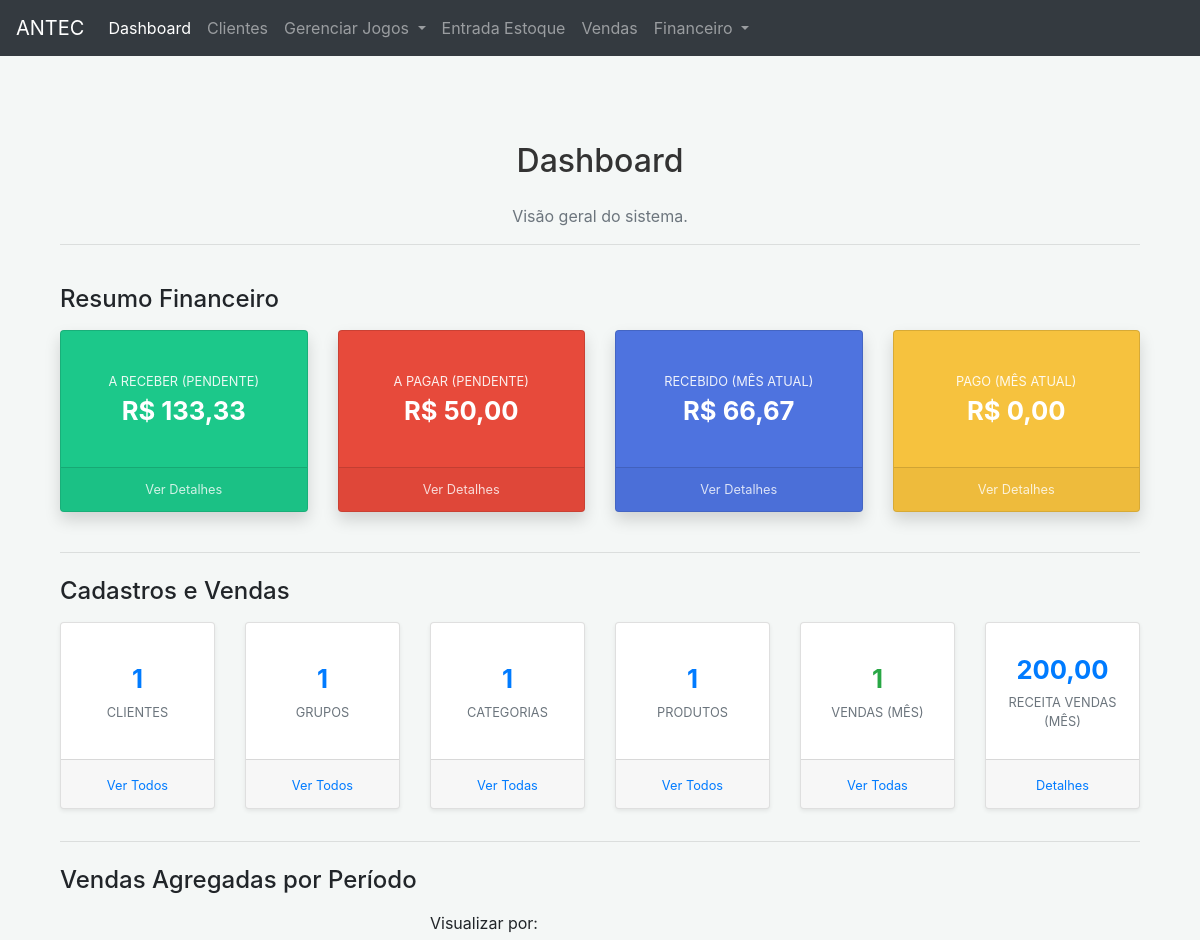
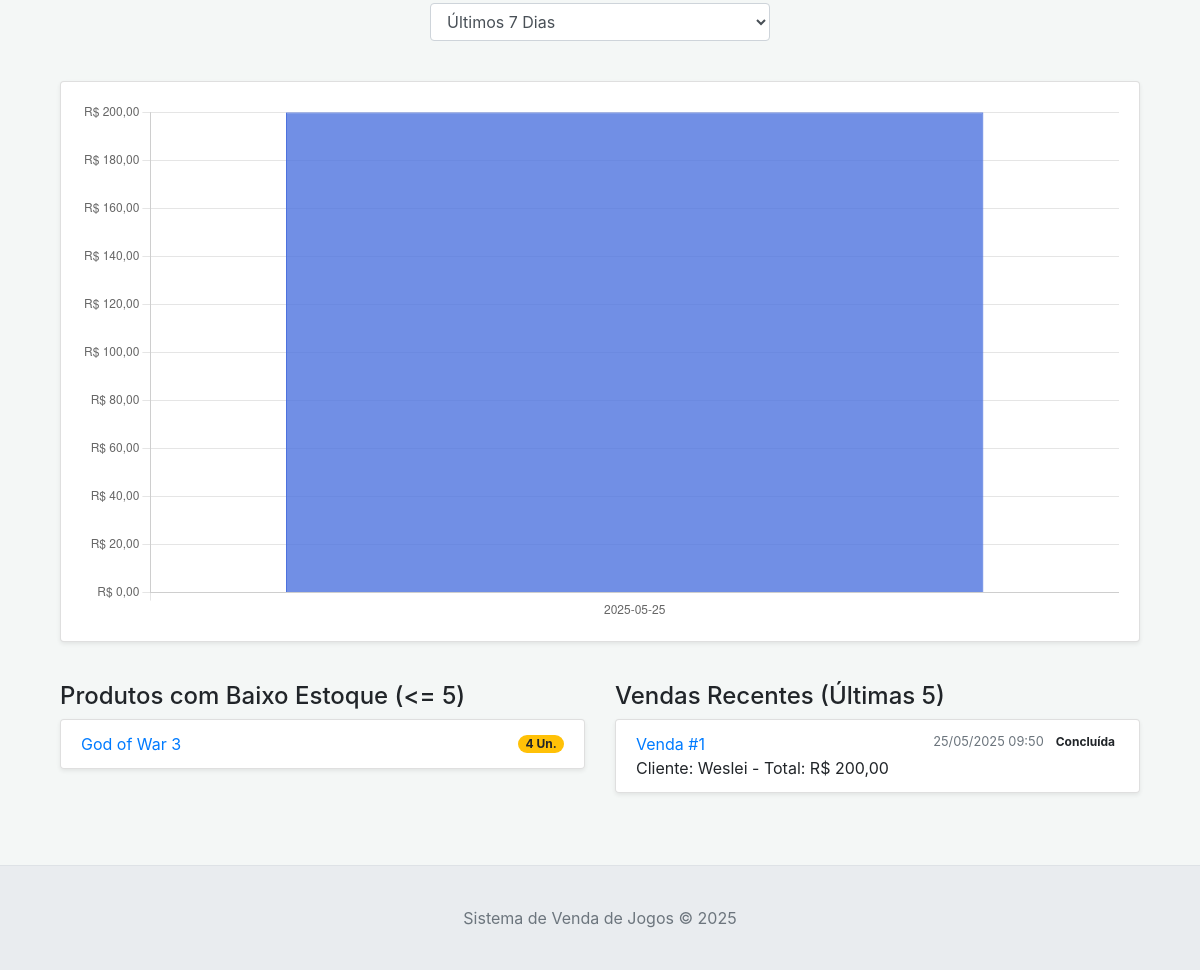
The app's page /, older data (2 pictures, top to bottom).
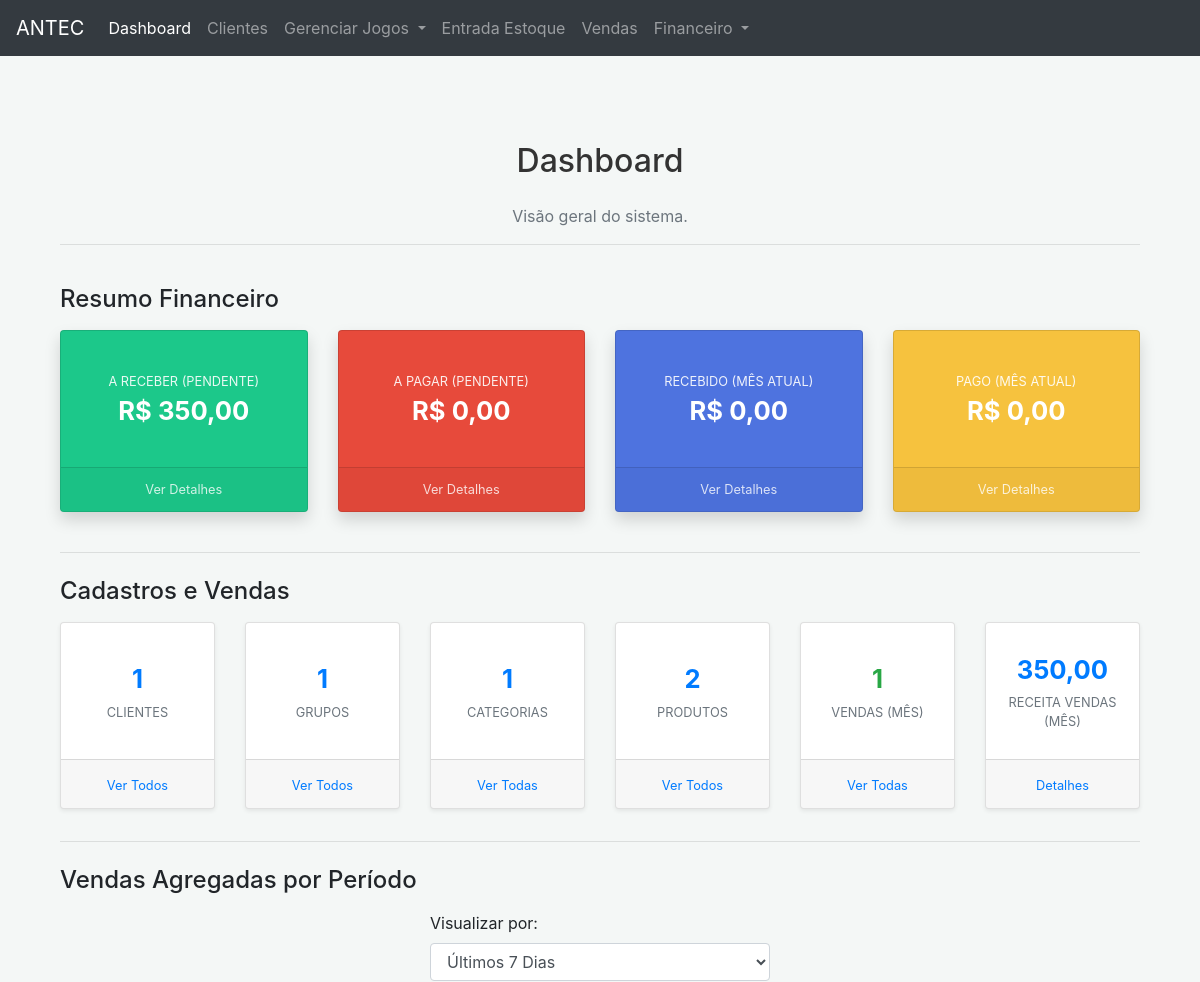
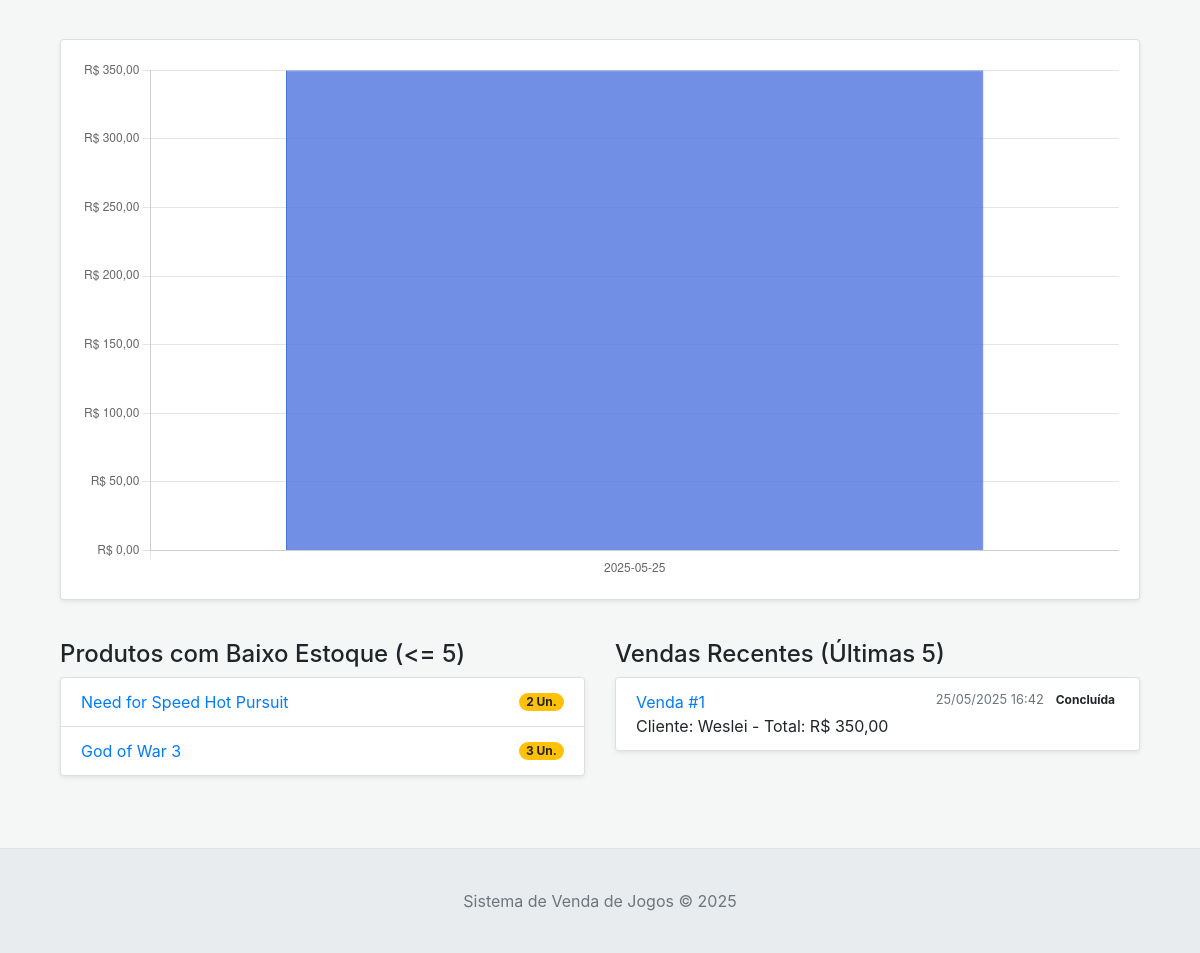
The same page, newer data (2 pictures, top to bottom).
### tables this page shows
CREATE TABLE produtos (
                id INTEGER PRIMARY KEY AUTOINCREMENT,
                nome TEXT NOT NULL UNIQUE,
                descricao TEXT,
                preco_venda REAL NOT NULL,
                quantidade_estoque INTEGER DEFAULT 0,
                unidade_medida TEXT,
                categoria_id INTEGER,
                data_cadastro DATETIME DEFAULT CURRENT_TIMESTAMP,
                FOREIGN KEY (categoria_id) REFERENCES categorias (id) ON DELETE SET NULL
            );

CREATE TABLE vendas (
                id INTEGER PRIMARY KEY AUTOINCREMENT,
                cliente_id INTEGER,
                data_venda DATETIME DEFAULT CURRENT_TIMESTAMP,
                valor_total REAL NOT NULL,
                status TEXT DEFAULT 'Rascunho',
                observacao TEXT,
                forma_pagamento TEXT,
                numero_parcelas INTEGER DEFAULT 1,
                periodo_pagamento_parcelas TEXT,
                FOREIGN KEY (cliente_id) REFERENCES clientes (id) ON DELETE SET NULL
            );

CREATE TABLE clientes (
                id INTEGER PRIMARY KEY AUTOINCREMENT,
                nome TEXT NOT NULL,
                email TEXT,
                telefone TEXT,
                endereco_rua TEXT,
                endereco_numero TEXT,
                endereco_bairro TEXT,
                endereco_cidade TEXT,
                endereco_uf TEXT,
                endereco_cep TEXT,
                data_cadastro DATETIME DEFAULT CURRENT_TIMESTAMP
            );

### app.py (the view)
@app.route('/')
def dashboard():
    try:
        stats = db_manager.get_dashboard_stats()
        stats['a_receber_total'] = Decimal(stats.get('a_receber_total') if stats.get('a_receber_total') is not None else 0.0)
        vendas_last_7_days = db_manager.get_vendas_last_7_days()
        stats['a_pagar_total'] = Decimal(stats.get('a_pagar_total') if stats.get('a_pagar_total') is not None else 0.0)
        stats['recebido_mes_atual'] = Decimal(stats.get('recebido_mes_atual') if stats.get('recebido_mes_atual') is not None else 0.0)
        stats['pago_mes_atual'] = Decimal(stats.get('pago_mes_atual') if stats.get('pago_mes_atual') is not None else 0.0)
        stats['valor_total_vendas_mes_atual'] = Decimal(stats.get('valor_total_vendas_mes_atual') if stats.get('valor_total_vendas_mes_atual') is not None else 0.0)
    except Exception as e:
        flash(f"Erro ao carregar estatísticas do dashboard: {e}", "danger")
        stats = {
            'total_clientes': 0, 'total_grupos': 0, 'total_categorias': 0, 'total_produtos': 0,
            'total_vendas_mes_atual': 0, 'valor_total_vendas_mes_atual': Decimal('0.00'),
            'a_receber_total': Decimal('0.00'), 'a_pagar_total': Decimal('0.00'),
            'recebido_mes_atual': Decimal('0.00'), 'pago_mes_atual': Decimal('0.00'),
            'produtos_baixo_estoque': [], 'vendas_recentes': []
        }
        vendas_last_7_days = [] # Garante que a variável existe mesmo em caso de erro
    return render_template('dashboard.html', stats=stats, vendas_data=json.dumps([dict(row) for row in vendas_last_7_days]))

### app.py (called while the page is built)
def format_datetime_for_display(dt_str):
    if not dt_str: return "N/A"
    try:
        if isinstance(dt_str, (datetime.datetime, datetime.date)):
            return dt_str.strftime('%d/%m/%Y %H:%M') if isinstance(dt_str, datetime.datetime) else dt_str.strftime('%d/%m/%Y')
        dt_str_cleaned = str(dt_str).replace('Z', '')
        if 'T' in dt_str_cleaned: dt_obj = datetime.datetime.fromisoformat(dt_str_cleaned); return dt_obj.strftime('%d/%m/%Y %H:%M')
        elif ' ' in dt_str_cleaned: dt_obj = datetime.datetime.strptime(dt_str_cleaned, '%Y-%m-%d %H:%M:%S'); return dt_obj.strftime('%d/%m/%Y %H:%M')
        else: dt_obj = datetime.datetime.strptime(dt_str_cleaned, '%Y-%m-%d'); return dt_obj.strftime('%d/%m/%Y')
    except (ValueError, TypeError): return str(dt_str)

@app.context_processor
def inject_now(): return {'now': datetime.datetime.now()}

### database.py (called while the page is built)
    def _get_connection(self):
        conn = sqlite3.connect(self.db_name)
        conn.row_factory = sqlite3.Row # Permite acessar colunas por nome
        return conn

### templates/dashboard.html (shortened to what the changed rows need)
{% extends "base.html" %}
{% block content %}
<div class="container mt-4">
    <div class="row mb-4">
        <div class="col-12">
            <h2 class="text-center">Dashboard</h2>
        </div>
    </div>
    <div class="row">
        <div class="col-xl-3 col-md-6 mb-4">
            <div class="card card-a-receber shadow h-100 card-financeiro">
                <div class="card-body">
                    <div class="stat-title">A Receber (Pendente)</div>
                    <div class="stat-value">R$ {{ "%.2f"|format(stats.a_receber_total if stats else 0.0)|replace('.', ',') }}</div>
                </div>
            </div>
        </div>
        <div class="col-xl-3 col-md-6 mb-4">
            <div class="card card-a-pagar shadow h-100 card-financeiro">
                <div class="card-body">
                    <div class="stat-title">A Pagar (Pendente)</div>
                    <div class="stat-value">R$ {{ "%.2f"|format(stats.a_pagar_total if stats else 0.0)|replace('.', ',') }}</div>
                </div>
            </div>
        </div>
        <div class="col-xl-3 col-md-6 mb-4">
            <div class="card card-recebido-mes shadow h-100 card-financeiro">
                <div class="card-body">
                    <div class="stat-title">Recebido (Mês Atual)</div>
                    <div class="stat-value">R$ {{ "%.2f"|format(stats.recebido_mes_atual if stats else 0.0)|replace('.', ',') }}</div>
                </div>
            </div>
        </div>
    </div>
    <div class="row justify-content-center">
        <div class="col-xl-2 col-md-4 mb-3">
            <div class="card text-center card-stats shadow-sm h-100">
                <div class="card-body">
                    <div class="stat-number">{{ stats.total_produtos if stats else '0' }}</div>
                    <div class="stat-label">Produtos</div>
                </div>
            </div>
        </div>
        <div class="col-xl-2 col-md-4 mb-3">
            <div class="card text-center card-stats shadow-sm h-100">
                <div class="card-body">
                    <div class="stat-number text-primary">{{ "%.2f"|format(stats.valor_total_vendas_mes_atual if stats else 0.0)|replace('.', ',') }}</div>
                    <div class="stat-label">Receita Vendas (Mês)</div>
                </div>
            </div>
        </div>
    </div>
    <div class="row mb-4">
        <div class="col-12">
            <div class="card shadow-sm">
                <div class="card-body">
                    <canvas id="vendasChart"></canvas>
                </div>
            </div>
        </div>
    </div>
    <div class="row mt-4">
        <div class="col-md-6 mb-4">
            {% if stats and stats.produtos_baixo_estoque %}
            <ul class="list-group shadow-sm">
                {% for produto in stats.produtos_baixo_estoque %}
                <li class="list-group-item d-flex justify-content-between align-items-center">
                    <a href="{{ url_for('produtos_lista', search=produto.nome) }}">{{ produto.nome }}</a>
                    <span class="badge badge-warning badge-pill">{{ produto.quantidade_estoque }} {{ produto.unidade_medida if produto.unidade_medida else 'un.' }}</span>
                </li>
                {% endfor %}
            </ul>
            {% else %}
            <p class="text-muted">Nenhum produto com baixo estoque.</p>
            {% endif %}
        </div>
        <div class="col-md-6 mb-4">
            {% if stats and stats.vendas_recentes %}
            <ul class="list-group shadow-sm">
                {% for venda in stats.vendas_recentes %}
                <li class="list-group-item">
                    <a href="{{ url_for('view_venda_page', venda_id=venda.id) if venda.status != 'Rascunho' else '#' }}"
                       class="{{ 'btn-edit-rascunho' if venda.status == 'Rascunho' else '' }}"
                       data-venda-id="{{ venda.id if venda.status == 'Rascunho' else '' }}"
                       title="{{ 'Editar Rascunho' if venda.status == 'Rascunho' else 'Ver Detalhes' }}">
                        Venda #{{ venda.id }}
                    </a>
                     <span class="badge badge-pill p-1 status-{{ venda.status.lower().replace('í', 'i').replace('ú', 'u').replace('ç', 'c') }} float-right ml-2">{{ venda.status }}</span>
                    <small class="text-muted float-right">{{ venda.data_venda | datetime_display if venda.data_venda else 'Data N/A' }}</small><br>
                    Cliente: {{ venda.cliente_nome or 'N/A' }} - Total: R$ {{ "%.2f"|format(venda.valor_total)|replace('.', ',') }}
                </li>
                {% endfor %}
            </ul>
            {% else %}
            <p class="text-muted">Nenhuma venda recente.</p>
            {% endif %}
        </div>
    </div>
</div>
{% endblock %}

Row changes from the older to the newer data that the page shows:
added produtos: nome "Need for Speed Hot Pursuit", quantidade_estoque "2", unidade_medida "Un."
changed produtos "God of War 3": quantidade_estoque "4" → "3"
changed vendas "Concluída": data_venda "25/05/2025 09:50" → "25/05/2025 16:42"; valor_total "200,00" → "350,00"
Text that changed along with them:
{{ "%.2f"|format(stats.a_pagar_total if stats else 0.0)|replace('.', ',') }}: "50,00" → "0,00"
{{ stats.total_produtos if stats else '0' }}: "1" → "2"
chart data {{ vendas_data | safe }}: [{"periodo": "2025-05-25", "total_vendas": 200.0}] → [{"periodo": "2025-05-25", "total_vendas": 350.0}]
text no longer shown: "133,33 66,67 200,00"
text now shown: "350,00 0,00 350,00"
